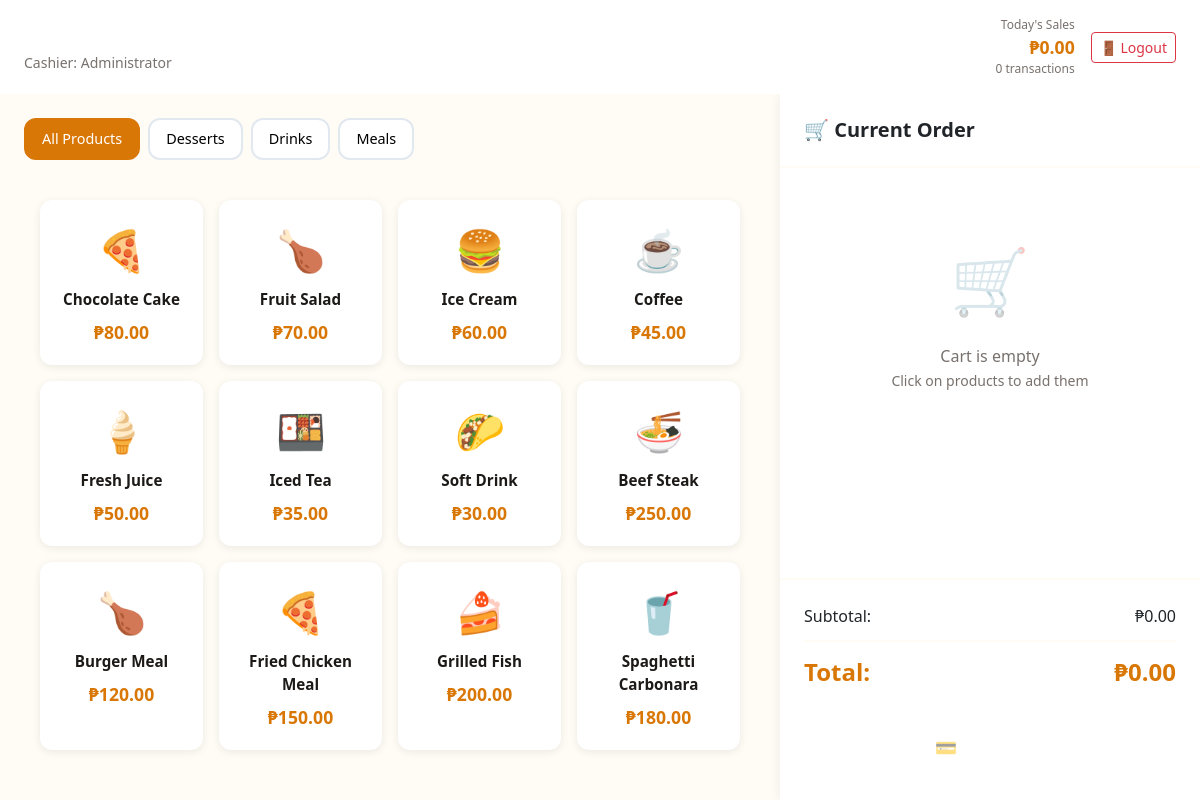
Screenshot of /public/pos.php (signed in) with the database file from the repository.
### tables this page shows
CREATE TABLE IF NOT EXISTS categories (
  id INT AUTO_INCREMENT PRIMARY KEY,
  name VARCHAR(100) NOT NULL,
  is_active TINYINT(1) NOT NULL DEFAULT 1
);

CREATE TABLE IF NOT EXISTS products (
  id INT AUTO_INCREMENT PRIMARY KEY,
  name VARCHAR(150) NOT NULL,
  category_id INT NOT NULL,
  price DECIMAL(10,2) NOT NULL,
  cost DECIMAL(10,2) DEFAULT NULL,
  stock INT NOT NULL DEFAULT 0,
  is_active TINYINT(1) NOT NULL DEFAULT 1,
  created_at TIMESTAMP DEFAULT CURRENT_TIMESTAMP,
  FOREIGN KEY (category_id) REFERENCES categories(id)
);

### app/Auth.php (called while the page is built, shortened)
<?php
class Auth
{
    public static function user(): ?array
    {
        return $_SESSION['user'] ?? null;
    }
}

### public/pos.php (the view, shortened to what this page needs)
<?php
$pdo = Database::getConnection();
$currentUser = Auth::user();
$categories = $pdo->query('SELECT * FROM categories WHERE is_active = 1 ORDER BY name')->fetchAll();
$products = $pdo->query('SELECT p.*, c.name as category_name
                         FROM products p
                         JOIN categories c ON p.category_id = c.id
                         WHERE p.is_active = 1
                         ORDER BY c.name, p.name')->fetchAll();
$todaySales = $pdo->prepare('SELECT COUNT(*) as count, COALESCE(SUM(total_amount), 0) as total
                             FROM sales
                             WHERE user_id = :user_id AND DATE(created_at) = :today');
$todaySales->execute([
    ':user_id' => $currentUser['id'],
    ':today' => date('Y-m-d')
]);
$cashierStats = $todaySales->fetch();
?>
<!DOCTYPE html>
<html lang="en">
<head>
    <link rel="stylesheet" href="css/style.css">
    <link href="https://cdn.jsdelivr.net/npm/bootstrap@5.3.3/dist/css/bootstrap.min.css" rel="stylesheet">
</head>
<body>
    <div class="pos-wrapper">
        <div class="pos-header">
            <div>
                <h1>🏪 Point of Sale</h1>
                <small style="color: var(--text-secondary);">Cashier: <?= htmlspecialchars($currentUser['name']) ?></small>
            </div>
            <div class="cashier-info">
                <div class="cashier-stats">
                    <small>Today's Sales</small>
                    <strong>₱<?= number_format($cashierStats['total'], 2) ?></strong>
                    <small><?= (int)$cashierStats['count'] ?> transactions</small>
                </div>
                <a href="logout.php" class="btn btn-outline-danger btn-sm">🚪 Logout</a>
            </div>
        </div>
        <div class="pos-main">
            <div class="products-section">
                <div class="category-filter">
                    <button class="category-btn active" data-category="all">All Products</button>
                    <?php foreach ($categories as $cat): ?>
                        <button class="category-btn" data-category="<?= $cat['id'] ?>">
                            <?= htmlspecialchars($cat['name']) ?>
                        </button>
                    <?php endforeach; ?>
                </div>
                <div class="product-grid" id="productGrid">
                    <?php foreach ($products as $product): ?>
                        <div class="product-card <?= $product['stock'] <= 0 ? 'out-of-stock' : '' ?>"
                             data-category="<?= $product['category_id'] ?>"
                             data-product='<?= json_encode([
                                 'id' => $product['id'],
                                 'name' => $product['name'],
                                 'price' => $product['price'],
                                 'stock' => $product['stock']
                             ]) ?>'>
                            <div class="product-icon">
                                <?php
                                $icons = ['🍔', '🍕', '🍗', '🥤', '🍰', '🍜', '🍱', '🌮', '🍦', '☕'];
                                echo $icons[$product['id'] % count($icons)];
                                ?>
                            </div>
                            <div class="product-name"><?= htmlspecialchars($product['name']) ?></div>
                            <div class="product-price">₱<?= number_format($product['price'], 2) ?></div>
                        </div>
                    <?php endforeach; ?>
                </div>
            </div>
            <div class="cart-section">
                <div class="cart-header">
                    <h2>🛒 Current Order</h2>
                </div>
                <div class="cart-items" id="cartItems">
                    <div class="empty-cart">
                        <div class="empty-cart-icon">🛒</div>
                        <p>Cart is empty<br><small>Click on products to add them</small></p>
                    </div>
                </div>
                <div class="cart-summary">
                    <div class="summary-row">
                        <span>Subtotal:</span>
                        <span id="subtotal">₱0.00</span>
                    </div>
                    <div class="summary-row total">
                        <span>Total:</span>
                        <span id="total">₱0.00</span>
                    </div>
                    <button class="checkout-btn" id="checkoutBtn" disabled>
                        💳 Checkout
                    </button>
                </div>
            </div>
        </div>
    </div>
</body>
</html>
<?php
$content = ob_get_clean();
echo $content;

### public/css/style.css (style rules this page uses)
:root { --primary-color: #d97706; --primary-dark: #b45309; --primary-light: #f59e0b; --accent-color: #ea580c; --warm-brown: #78350f; --soft-cream: #fef3c7; --light-beige: #fef5ee; --bg-light: #fffbf5; --bg-gray: #fafaf9; --card-bg: #ffffff; --text-primary: #1c1917; --text-secondary: #78716c; --text-light: #a8a29e; --border-color: #e7e5e4; --border-radius: 16px; --border-radius-sm: 12px; --transition: all 0.3s cubic-bezier(0.4, 0, 0.2, 1); --shadow-sm: 0 1px 2px 0 rgba(0, 0, 0, 0.05); --shadow-md: 0 4px 6px -1px rgba(0, 0, 0, 0.1); --shadow-lg: 0 10px 15px -3px rgba(0, 0, 0, 0.1); --shadow-xl: 0 20px 25px -5px rgba(0, 0, 0, 0.1); }
* { margin: 0; padding: 0; box-sizing: border-box; }
body { font-family: 'Inter', -apple-system, BlinkMacSystemFont, 'Segoe UI', sans-serif; background: var(--bg-light); color: var(--text-primary); line-height: 1.6; overflow-x: hidden; font-size: 15px; }
.btn { border-radius: var(--border-radius-sm); padding: 0.625rem 1.25rem; font-weight: 600; transition: var(--transition); border: 2px solid transparent; }
.product-grid { display: grid; grid-template-columns: repeat(auto-fill, minmax(150px, 1fr)); gap: 1rem; overflow-y: auto; padding: 1rem; }

### public/pos.php (style rules this page uses)
body { overflow: hidden; }
.pos-wrapper { height: 100vh; display: flex; flex-direction: column; }
.pos-header { background: white; padding: 1rem 1.5rem; box-shadow: 0 2px 10px rgba(0, 0, 0, 0.05); display: flex; justify-content: space-between; align-items: center; }
.pos-header h1 { font-size: 1.5rem; font-weight: 700; margin: 0; background: var(--primary-gradient); -webkit-background-clip: text; -webkit-text-fill-color: transparent; }
.cashier-info { display: flex; align-items: center; gap: 1rem; }
.cashier-stats { text-align: right; }
.cashier-stats small { display: block; color: var(--text-secondary); font-size: 0.75rem; }
.cashier-stats strong { color: var(--primary-color); font-size: 1.1rem; }
.pos-main { flex: 1; display: grid; grid-template-columns: 1fr 420px; gap: 0; overflow: hidden; }
.products-section { background: var(--bg-light); padding: 1.5rem; overflow-y: auto; }
.category-filter { display: flex; gap: 0.5rem; margin-bottom: 1.5rem; flex-wrap: wrap; }
.category-btn { padding: 0.5rem 1rem; border: 2px solid #e2e8f0; background: white; border-radius: var(--border-radius-sm); cursor: pointer; transition: var(--transition); font-weight: 500; font-size: 0.9rem; }
.category-btn:hover, .category-btn.active { border-color: var(--primary-color); background: var(--primary-color); color: white; }
.product-grid { display: grid; grid-template-columns: repeat(auto-fill, minmax(160px, 1fr)); gap: 1rem; }
.product-card { background: white; border-radius: var(--border-radius-sm); padding: 1.25rem; cursor: pointer; transition: var(--transition); box-shadow: 0 2px 8px rgba(0, 0, 0, 0.08); text-align: center; position: relative; }
.product-icon { font-size: 2.5rem; margin-bottom: 0.5rem; }
.product-name { font-weight: 600; font-size: 0.95rem; margin-bottom: 0.5rem; color: var(--text-primary); }
.product-price { color: var(--primary-color); font-weight: 700; font-size: 1.1rem; }
.cart-section { background: white; display: flex; flex-direction: column; box-shadow: -2px 0 10px rgba(0, 0, 0, 0.05); }
.cart-header { padding: 1.5rem; border-bottom: 2px solid var(--bg-light); }
.cart-header h2 { font-size: 1.25rem; font-weight: 700; margin: 0; }
.cart-items { flex: 1; overflow-y: auto; padding: 1rem 1.5rem; }
.cart-summary { padding: 1.5rem; border-top: 2px solid var(--bg-light); }
.summary-row { display: flex; justify-content: space-between; margin-bottom: 0.75rem; font-size: 1rem; }
.summary-row.total { font-size: 1.5rem; font-weight: 700; color: var(--primary-color); padding-top: 0.75rem; border-top: 2px solid var(--bg-light); }
.checkout-btn { width: 100%; padding: 1rem; background: var(--success-gradient); color: white; border: none; border-radius: var(--border-radius-sm); font-size: 1.1rem; font-weight: 700; cursor: pointer; transition: var(--transition); margin-top: 1rem; }
.checkout-btn:disabled { opacity: 0.5; cursor: not-allowed; }
.empty-cart { text-align: center; padding: 3rem 1rem; color: var(--text-secondary); }
.empty-cart-icon { font-size: 4rem; margin-bottom: 1rem; opacity: 0.3; }

### rows the page displays
categories: name "Desserts"
categories: name "Drinks"
categories: name "Meals"
products: id "🍕", name "Chocolate Cake", price "80.00"
products: id "🍗", name "Fruit Salad", price "70.00"
products: id "🍔", name "Ice Cream", price "60.00"
products: id "☕", name "Coffee", price "45.00"
products: id "🍦", name "Fresh Juice", price "50.00"
products: id "🍱", name "Iced Tea", price "35.00"
products: id "🌮", name "Soft Drink", price "30.00"
products: id "🍜", name "Beef Steak", price "250.00"
products: id "🍗", name "Burger Meal", price "120.00"
products: id "🍕", name "Fried Chicken Meal", price "150.00"
products: id "🍰", name "Grilled Fish", price "200.00"
products: id "🥤", name "Spaghetti Carbonara", price "180.00"

### other values shown
$currentUser['name'] "Administrator"
$cashierStats['total'] "0.00"
$cashierStats['count'] "0"
